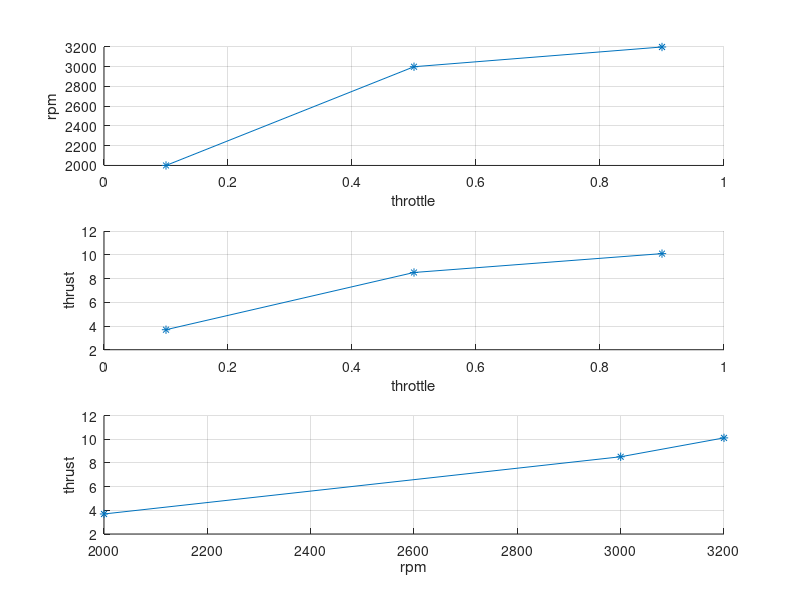

The MATLAB source for this figure:
function kde_rajaAkif = get_kde_rajaAkif_st()
    Vsupply = 30;
     
    kde_rajaAkif.throttle_arr   = [0.1 0.5 0.9];
    kde_rajaAkif.Imotor_arr     = [0 0 0];
    kde_rajaAkif.power_arr      = Vsupply * kde_rajaAkif.Imotor_arr;
    kde_rajaAkif.thrust_arr     = [3.690 8.520 10.113];
    kde_rajaAkif.rpm_arr        = [2000 3000 3200];

    fig = figure;
    subplot(3, 1, 1);
    hold on;
    plot(kde_rajaAkif.throttle_arr, kde_rajaAkif.rpm_arr, '*-');
    xlabel('throttle')
    ylabel('rpm')
    grid on;

    subplot(3, 1, 2);
    hold on;
    plot(kde_rajaAkif.throttle_arr, kde_rajaAkif.thrust_arr, '*-');
    xlabel('throttle')
    ylabel('thrust')
    grid on;

    subplot(3, 1, 3);
    hold on;
    plot(kde_rajaAkif.rpm_arr, kde_rajaAkif.thrust_arr, '*-');
    xlabel('rpm')
    ylabel('thrust')
    % title('linreg (3points) around 400RPM slope 0.008, intercept -15.765'); 
    %, r_value 0.990, p_value 0.090, std_err 0.001')
    grid on;

    saveas(fig, 'kde_rajaAkif.png');
    close all
end


